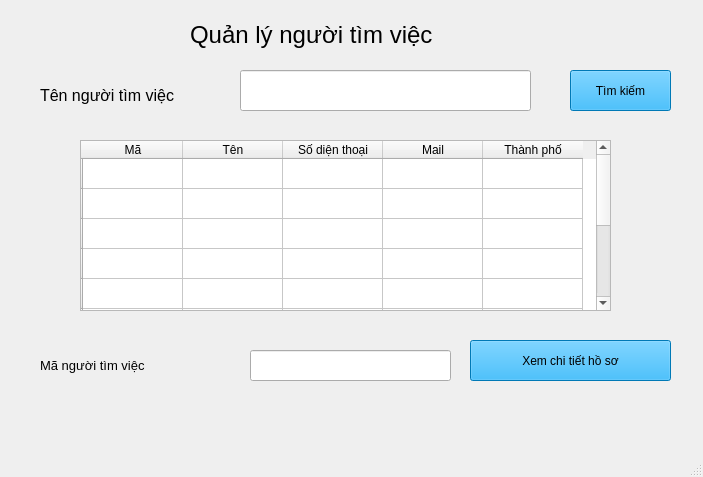
<?xml version="1.0" encoding="UTF-8"?>
<ui version="4.0">
 <class>TuyenDung_DSNguoiTimViec</class>
 <widget class="QMainWindow" name="TuyenDung_DSNguoiTimViec">
  <property name="geometry">
   <rect>
    <x>0</x>
    <y>0</y>
    <width>703</width>
    <height>477</height>
   </rect>
  </property>
  <property name="windowTitle">
   <string>Tuyển Dụng - Danh Sách Người Tìm Việc</string>
  </property>
  <widget class="QWidget" name="centralwidget">
   <widget class="QLabel" name="label">
    <property name="geometry">
     <rect>
      <x>190</x>
      <y>10</y>
      <width>321</width>
      <height>51</height>
     </rect>
    </property>
    <property name="font">
     <font>
      <pointsize>14</pointsize>
     </font>
    </property>
    <property name="text">
     <string>&lt;html&gt;&lt;head/&gt;&lt;body&gt;&lt;p&gt;&lt;span style=&quot; font-size:18pt;&quot;&gt;Quản lý người tìm việc&lt;/span&gt;&lt;/p&gt;&lt;/body&gt;&lt;/html&gt;</string>
    </property>
   </widget>
   <widget class="QTableWidget" name="table_dsCongViec">
    <property name="geometry">
     <rect>
      <x>80</x>
      <y>140</y>
      <width>531</width>
      <height>171</height>
     </rect>
    </property>
    <row>
     <property name="text">
      <string/>
     </property>
    </row>
    <row>
     <property name="text">
      <string/>
     </property>
    </row>
    <row>
     <property name="text">
      <string/>
     </property>
    </row>
    <row>
     <property name="text">
      <string/>
     </property>
    </row>
    <row>
     <property name="text">
      <string/>
     </property>
    </row>
    <row>
     <property name="text">
      <string/>
     </property>
    </row>
    <row>
     <property name="text">
      <string/>
     </property>
    </row>
    <row>
     <property name="text">
      <string/>
     </property>
    </row>
    <row>
     <property name="text">
      <string/>
     </property>
    </row>
    <row>
     <property name="text">
      <string/>
     </property>
    </row>
    <column>
     <property name="text">
      <string>Mã</string>
     </property>
    </column>
    <column>
     <property name="text">
      <string>Tên</string>
     </property>
    </column>
    <column>
     <property name="text">
      <string>Số diện thoại</string>
     </property>
    </column>
    <column>
     <property name="text">
      <string>Mail</string>
     </property>
    </column>
    <column>
     <property name="text">
      <string>Thành phố</string>
     </property>
    </column>
    <item row="0" column="1">
     <property name="text">
      <string/>
     </property>
    </item>
   </widget>
   <widget class="QLabel" name="label_11">
    <property name="geometry">
     <rect>
      <x>40</x>
      <y>350</y>
      <width>151</width>
      <height>31</height>
     </rect>
    </property>
    <property name="font">
     <font>
      <pointsize>10</pointsize>
     </font>
    </property>
    <property name="text">
     <string>Mã người tìm việc</string>
    </property>
   </widget>
   <widget class="QLineEdit" name="te_TimKiemTheoTenNTV">
    <property name="geometry">
     <rect>
      <x>240</x>
      <y>70</y>
      <width>291</width>
      <height>41</height>
     </rect>
    </property>
    <property name="font">
     <font>
      <pointsize>10</pointsize>
     </font>
    </property>
   </widget>
   <widget class="QPushButton" name="bt_XemChiTietCongViec_DSCongViec">
    <property name="geometry">
     <rect>
      <x>470</x>
      <y>340</y>
      <width>201</width>
      <height>41</height>
     </rect>
    </property>
    <property name="styleSheet">
     <string notr="true">font: 12pt &quot;MS Shell Dlg 2&quot;;
background-color: rgb(0, 170, 255);</string>
    </property>
    <property name="text">
     <string>Xem chi tiết hồ sơ</string>
    </property>
   </widget>
   <widget class="QLabel" name="label_2">
    <property name="geometry">
     <rect>
      <x>40</x>
      <y>80</y>
      <width>181</width>
      <height>31</height>
     </rect>
    </property>
    <property name="text">
     <string>&lt;html&gt;&lt;head/&gt;&lt;body&gt;&lt;p&gt;&lt;span style=&quot; font-size:12pt;&quot;&gt;Tên người tìm việc&lt;/span&gt;&lt;/p&gt;&lt;/body&gt;&lt;/html&gt;</string>
    </property>
   </widget>
   <widget class="QPushButton" name="bt_TimKiem_TuyenDung_dsNguoiTimViec">
    <property name="geometry">
     <rect>
      <x>570</x>
      <y>70</y>
      <width>101</width>
      <height>41</height>
     </rect>
    </property>
    <property name="styleSheet">
     <string notr="true">font: 12pt &quot;MS Shell Dlg 2&quot;;
background-color: rgb(0, 170, 255);</string>
    </property>
    <property name="text">
     <string>Tìm kiếm</string>
    </property>
   </widget>
   <widget class="QLineEdit" name="te_MaNguoiTimViec_TuyenDung_DSCongViec">
    <property name="geometry">
     <rect>
      <x>250</x>
      <y>350</y>
      <width>201</width>
      <height>31</height>
     </rect>
    </property>
   </widget>
  </widget>
  <widget class="QMenuBar" name="menubar">
   <property name="geometry">
    <rect>
     <x>0</x>
     <y>0</y>
     <width>703</width>
     <height>26</height>
    </rect>
   </property>
  </widget>
  <widget class="QStatusBar" name="statusbar"/>
 </widget>
 <resources/>
 <connections/>
</ui>
